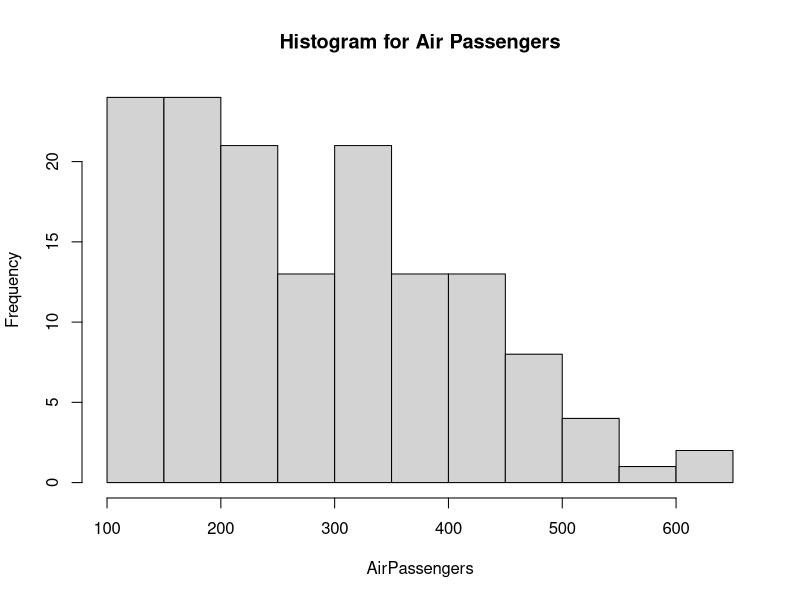
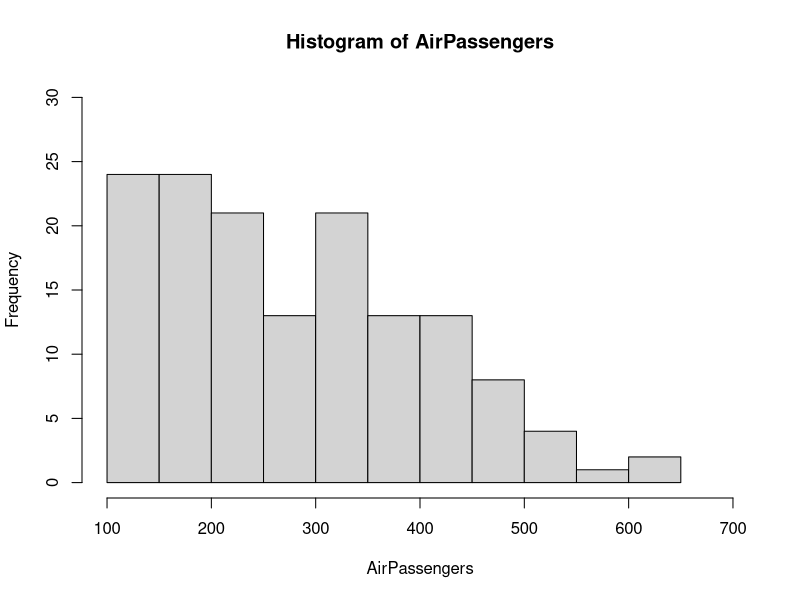
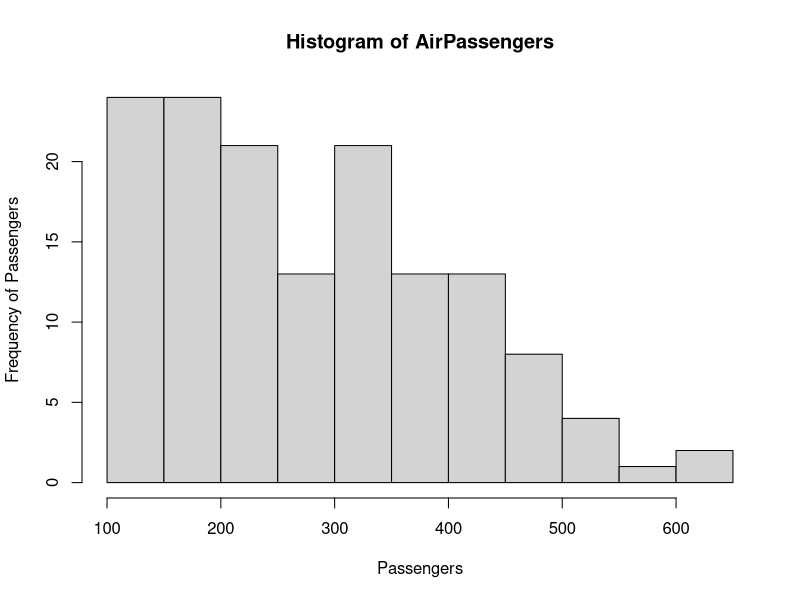
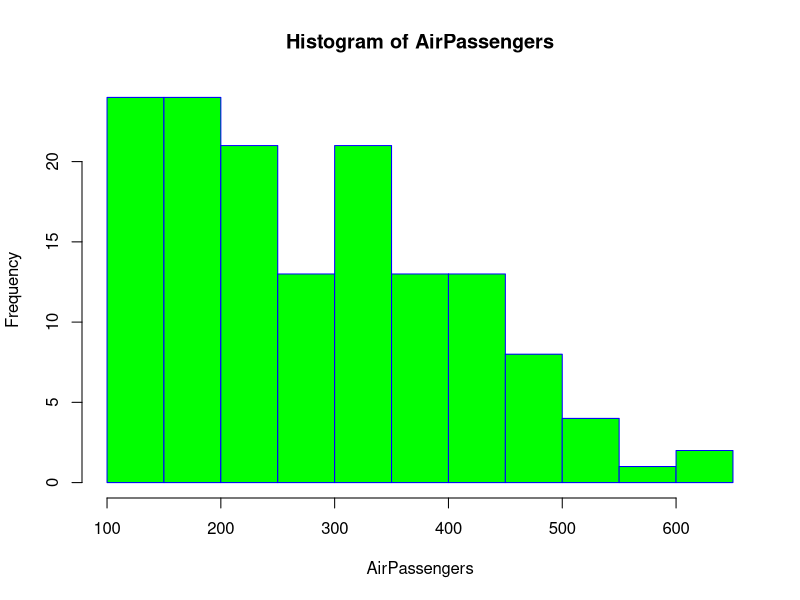
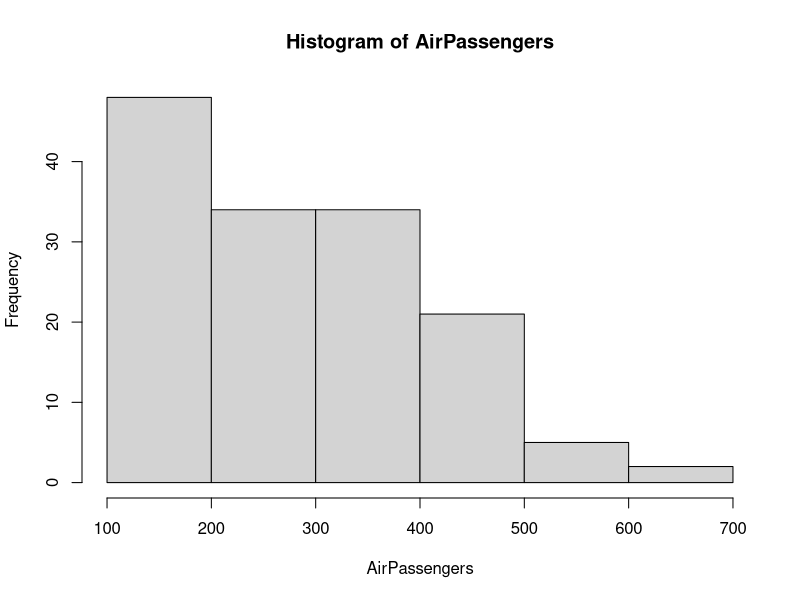
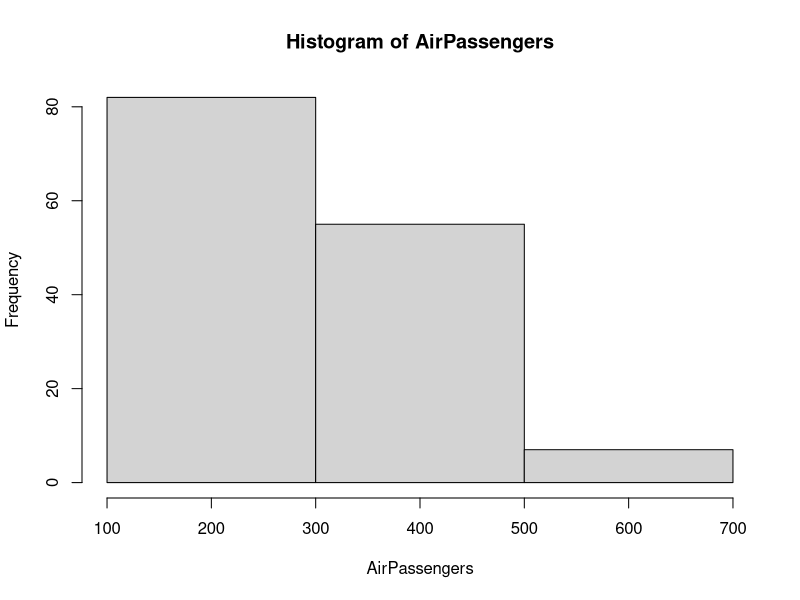
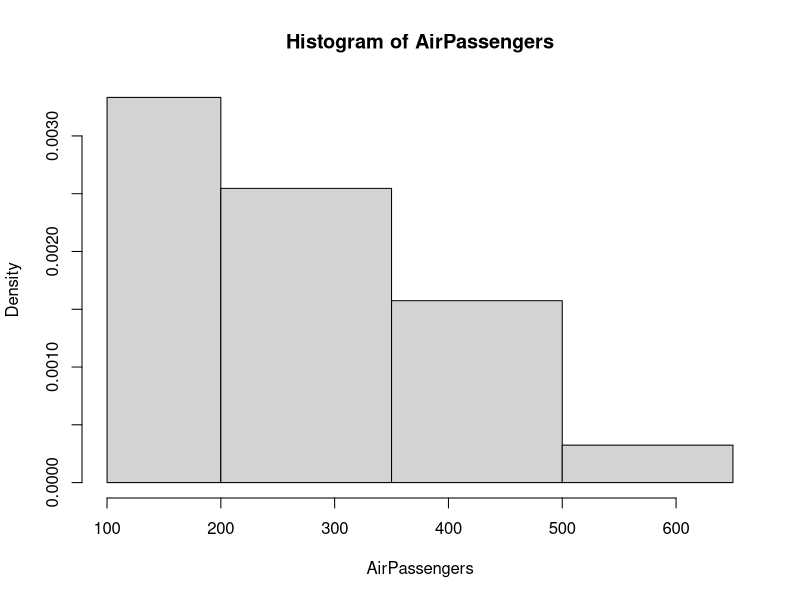
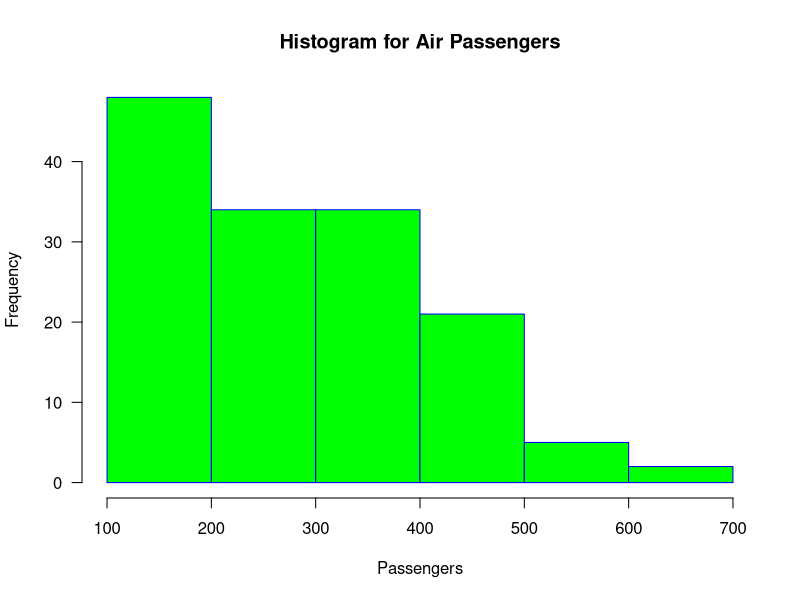

Recreate these plots in R, in order.
AirPassengers

hist(AirPassengers, main="Histogram for Air Passengers")

hist(AirPassengers, xlim=c(100,700), ylim=c(0,30))

hist(AirPassengers, xlab="Passengers", ylab="Frequency of Passengers")

hist(AirPassengers, border="blue", col="green")

hist(AirPassengers, breaks=5) 

hist(AirPassengers, breaks=c(100, 300, 500, 700)) 

hist(AirPassengers, breaks=c(100, seq(200,700, 150)))

hist(AirPassengers, 
     main="Histogram for Air Passengers", 
     xlab="Passengers", 
     border="blue", 
     col="green",
     xlim=c(100,700),
     las=1, 
     breaks=5)

hist(AirPassengers, 
     main="Histogram for Air Passengers", 
     xlab="Passengers", 
     border="blue", 
     col="green", 
     xlim=c(100,700), 
     las=1, 
     breaks=5, 
     prob = TRUE)

lines(density(AirPassengers))
